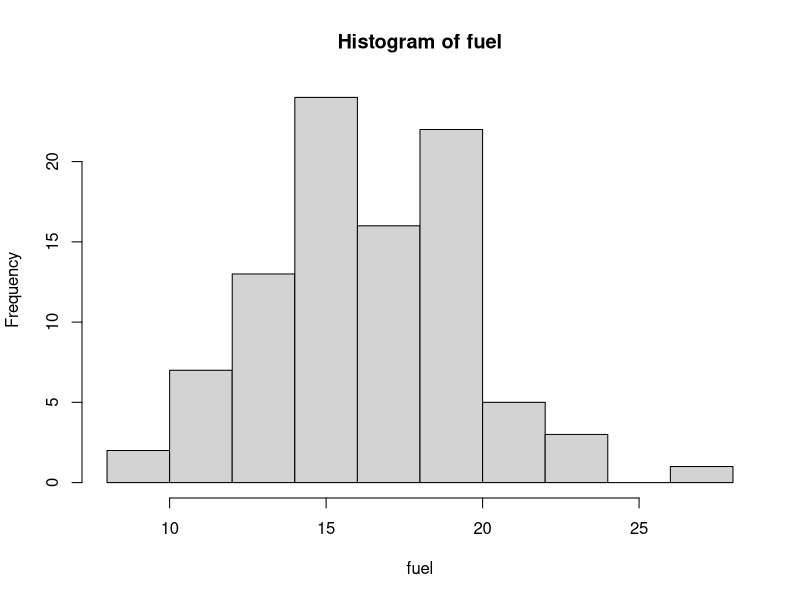
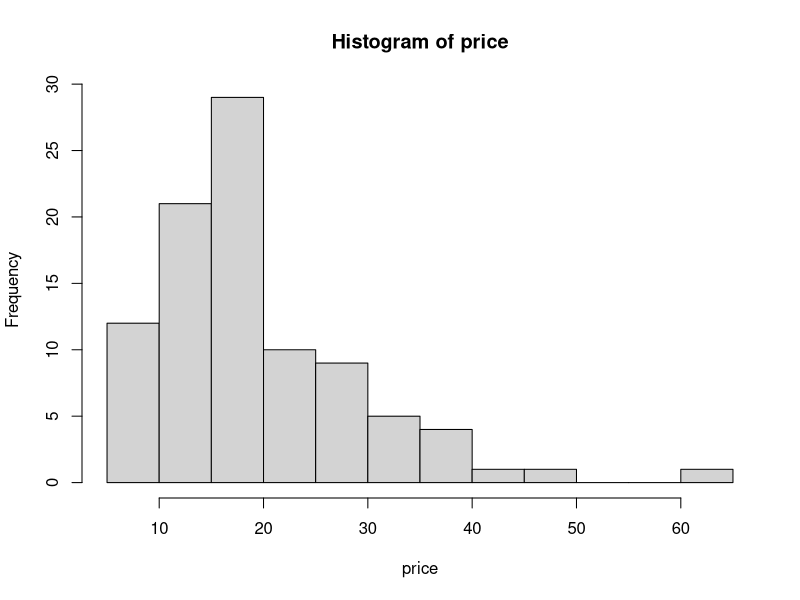

Source code (R) for these figures, in order:
## ---- chunk 1
# 가설검정을 위한 변수 설정(양측검정)
mu0 <- 3 # 귀무 가설의 평균
xbar <- 2.75 # 표본의 평균
sigma <- 1 # 모집단의 분산 (표준편차)
n <- 100 # 표본의 크기

z <- (xbar - mu0) / (sigma / sqrt(n))  # z-검정 수행
p_value <- 2 * pnorm(-abs(z))  # p-값 계산
z
p_value  # 결과 출력

# p값이 σ=0.05보다 작으므로 귀무가설을 기각하게 되어 
# 청소년들의 하루 평균 TV 시청 시간이 3시간이라고 할 수 없다.
## ---- chunk 2
t_test <- function(alpha, mu0, xbar, s, n){
    se = s/sqrt(n)
    t = (xbar-mu0)/se
    cr = qt(1-alpha, df=n-1)
    p_value = pt(t, df= n-1, lower.tail=F)
    if(p_value < alpha) result = "Reject H0" else result = "Accept H0"
    
    print(paste("Hypothesis testing for H0: mu = ",mu0,"or Ha: mu > ",mu0))
    print(c(paste("t Statistics is ", round(t,4), 
          "and Critical Region is ", round(cr, 4)), paste("p-value =", round(p_value,4))))
    print(paste(result, "at significance level", alpha))
}

t_test(0.05, 220, 231, 20, 30)  

# p값이 σ=0.05보다 작으므로 귀무가설을 기각하게 되어 
# 심장마비 환자들의 평균 콜레스테롤은 정상의 평균 콜레스테롤보다 높다고 결론을 내린다.
## ---- chunk 3
library(MASS)
fuel = Cars93$Fuel.tank.capacity

## mu of fuel is 16.
# H0: mu = 16
# H1: mu is not 16 (양측검정)

## normality test
hist(fuel)  # 좌우대칭인지 대략적으로 살펴보기
shapiro.test(fuel)  # alpha=0.05 > p ==> H0 reject인데, p=0.287이므로 정규분포를 따름

## 1. hypothesis H0 : mu=16  H1 : mu is not 16
## 2. alpha = 0/05
## 3. test statistic = barX ~ N()
## 4. p
## 5. alpha > p ==> H0 reject

t.test(fuel, mu=16, alternative = 'two.sided')  # p=0.5372 > 0.5이므로 H0를 기각할 수 없고, 즉 연료탱크 용량의 평균은 16이라 할 수 있음

t.test(fuel, mu=16, alternative = 'greater')  # p=0.02686 < 0.5이므로 H0를 기각하고, 즉 연료탱크 용량의 평균은 16보다 큼(단측검정이 양측검정보다 귀무가설을 기각하기 쉬움)

t.test(fuel, mu=16, alternative = 'less')  # p=0.9731 > 0.5이므로 H0를 채택한다. 즉 연료탱크 용량의 평균은 16보다 작지 않음

## ---- chunk 4
library(MASS)
price = Cars93$Price

## mu of fuel is 16.
# H0: mu = 16
# H1: mu is not 16 (양측검정)

## normality test
hist(price)  # 좌우대칭인지 대략적으로 살펴보기
shapiro.test(price)  # alpha > p ==> H0 reject인데, p=0.0000004235이므로 정규분포를 따른다고 할 수 없음

## Cars93$Price, nor normal dist~, n>30이면 중심극한정리에 의해 표본평균의 정규성을 활용하여 검정

## n<30(소표본) ==> non-parametric test of one sample(비모수적 방법)
# 1. hypothesis H0 : mu=19  H1 : mu is not 19
# 2. alpha = 0/05

wilcox.test(price, mu=19, alternative = 'two.sided') # 윌콕슨의 부호순위검정, alpha=0.05 > p ==> H0 reject인데, p=0.4701이므로 price의 평균은 19라 할 수 있음

wilcox.test(price, mu=19, alternative = 'greater') # p=0.7662이므로 price의 평균은 19보다 크지 않음

wilcox.test(price, mu=19, alternative = 'less') # p=0.235이므로 price의 평균은 19보다 작지 않음
## ---- chunk 5
prop_test <- function(alpha, p, N, n){
    phat = n/N
    se = sqrt((p*(1-p))/N)
    z = (phat - p) / se
    cr = qnorm(1-alpha)
    p_value = pnorm(z, lower.tail=F)
    if(p_value < alpha) result = "Reject H0" else result = "Accept H0"
    
    print(paste("Hypothesis testing for H0: mu = ",p,"or Ha: mu > ",p))
    print(c(paste("p_hat is ", round(phat,5), "/ Z Statistics is ", round(z,4),
           "and Critical Region is ", round(cr, 4)), paste("p-value =", round(p_value,4))))
    print(paste(result, "at significance level", alpha))
}

prop_test(0.05, 0.12, 400,58)

# p값이 유의수준 σ=0.05를 초과하므로 귀무가설을 기각하지 못한다.
# 새로운 지역 신문은 구독률이 12%를 초과할 것이라 결론내릴 수 없다.
